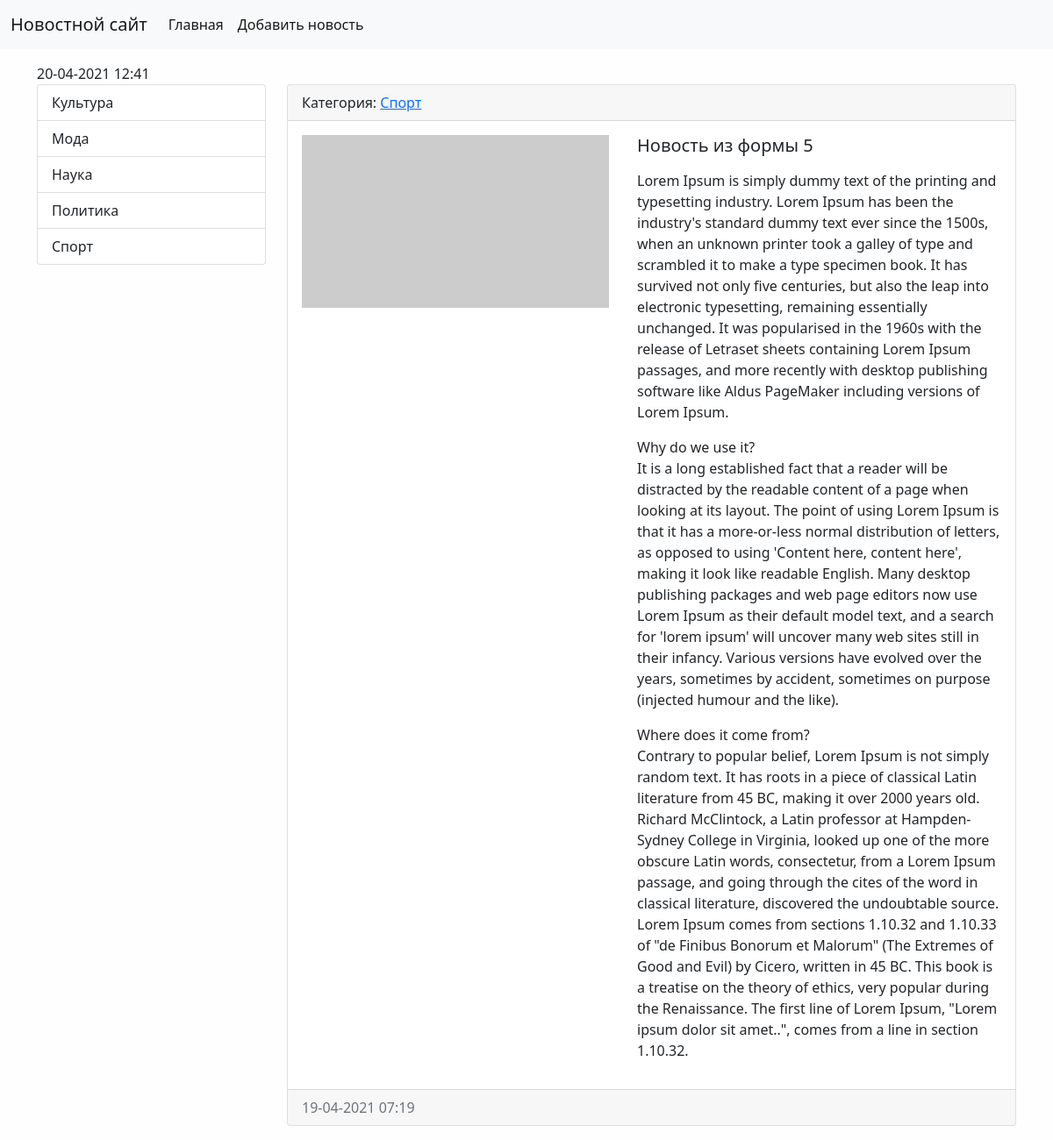
/news/12/, run on the app's committed database.
### news/models.py (models this page shows, shortened)
class Category(models.Model):
    title = models.CharField(max_length=150, db_index=True, verbose_name='Category')
    def get_absolute_url(self):
        return reverse('category', kwargs={"category_id": self.pk})
    class Meta:
        verbose_name = 'Categories'
        verbose_name_plural = 'Category'
        ordering = ['title']

class News(models.Model):
    title = models.CharField(max_length=150, verbose_name='Title')
    content = models.TextField(blank=True, verbose_name='Content')
    created_at = models.DateTimeField(auto_now_add=True, verbose_name='Published at')
    updated_at = models.DateTimeField(auto_now=True, verbose_name='Updated at')
    photo = models.ImageField(upload_to='photos/%Y/%m/%d/', null= True, verbose_name='Photo')
    is_published = models.BooleanField(default=True, verbose_name='Published')
    category = models.ForeignKey('Category', on_delete=models.PROTECT, null=True, verbose_name='Category')
    class Meta:
        verbose_name = 'News'
        verbose_name_plural = 'News'
        ordering = ['-created_at']

### news/views.py (the view)
# urls.py: path('news/<int:pk>/', ViewNews.as_view(), name='view_news'),
class ViewNews(DeleteView):
    model = News
    template_name = 'news/news_detail.html'
    context_object_name = 'news_item'

### news/templatetags/news_tags.py (called while the page is built)
@register.inclusion_tag('news/list_categories.html')
def show_categories():
    categories = Category.objects.all()
    return {'categories': categories}

### news/templates/news/news_detail.html (shortened to what this page needs)
{% extends 'base.html' %}
{% block sidebar %}
{% include 'inc/_sidebar.html' %}
{% endblock %}
{% block content %}
<div class="card mb-3">
    <div class="card-header">
        Категория: <a href="{{ news_item.category.get_absolute_url }}">{{ news_item.category.title }}</a>
    </div>
    <div class="card-body">
        <div class="d-flex">
            <div class="flex-shrink-0">
                {% if news_item.photo %}
                <img src="{{ news_item.photo.url }}" width="350" height="197" alt="" class="me-3">
                {% else %}
                <img src="https://picsum.photos/id/870/350/300?grayscale&blur=2" width="350" height="197" class="me-3" alt="">
                {% endif %}
            </div>
            <div class=" flex-grow-1 ms-3">
                <h5 class="card-title">{{ news_item.title }}</h5>
                <p class="card-text">{{ news_item.content|linebreaks }}</p>
            </div>
        </div>
    </div>
    <div class="card-footer text-muted">
        {{ news_item.created_at|date:"d-m-Y h:i"}}
    </div>
</div>
{% endblock %}

### news/templates/news/list_categories.html
<div class="list-group">
    {% for item in categories %}
    <a href="{{ item.get_absolute_url }}" class="list-group-item list-group-item-action" aria-current="true">
        {{ item.title }}
    </a>
    {% empty %}
    Нет категорий
    {% endfor %}
</div>

### djangosite/static/css/style.css (style rules this page uses)
body { background-color: #fefefe; }

### data on the page
Category: title "Культура"
Category: title "Мода"
Category: title "Наука"
Category: title "Политика"
Category: title "Спорт"
News: category "Спорт", title "Новость из формы 5", content "Lorem Ipsum is simply dummy text of the printing and typesetting industry. Lorem Ipsum has been the industry's standard dummy text ever since the 1500s, when an unknown printer took a galley of type and scrambled it to make a type specimen book. It has survived not only five centuries, but also the leap into electronic typesetting, remaining essentially unchanged. It was popularised in the 1960s with the release of Letraset sheets containing Lorem Ipsum passages, and more recently with desktop publishing software like Aldus PageMaker including versions of Lorem Ipsum. Why do we use it? It is a long established fact that a reader will be distracted by the readable content of a page when…", created_at "19-04-2021 07:19"
